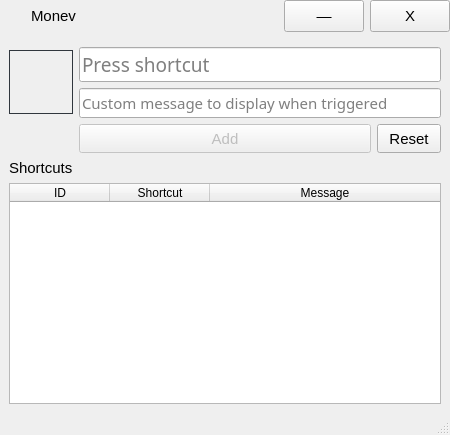
<?xml version="1.0" encoding="UTF-8"?>
<ui version="4.0">
 <class>app_window</class>
 <widget class="QMainWindow" name="app_window">
  <property name="geometry">
   <rect>
    <x>0</x>
    <y>0</y>
    <width>450</width>
    <height>435</height>
   </rect>
  </property>
  <property name="minimumSize">
   <size>
    <width>450</width>
    <height>435</height>
   </size>
  </property>
  <property name="font">
   <font>
    <pointsize>9</pointsize>
   </font>
  </property>
  <property name="windowTitle">
   <string>Monev</string>
  </property>
  <property name="tabShape">
   <enum>QTabWidget::Rounded</enum>
  </property>
  <widget class="QWidget" name="centralwidget">
   <property name="font">
    <font>
     <pointsize>9</pointsize>
    </font>
   </property>
   <property name="styleSheet">
    <string notr="true"/>
   </property>
   <layout class="QGridLayout" name="main_layout">
    <property name="leftMargin">
     <number>0</number>
    </property>
    <property name="topMargin">
     <number>0</number>
    </property>
    <property name="rightMargin">
     <number>0</number>
    </property>
    <property name="bottomMargin">
     <number>0</number>
    </property>
    <property name="horizontalSpacing">
     <number>6</number>
    </property>
    <item row="0" column="0" colspan="4">
     <widget class="QWidget" name="title_bar" native="true">
      <property name="minimumSize">
       <size>
        <width>0</width>
        <height>32</height>
       </size>
      </property>
      <property name="styleSheet">
       <string notr="true"/>
      </property>
      <property name="cls" stdset="0">
       <string>title_bar</string>
      </property>
      <layout class="QHBoxLayout" name="title_bar_layout">
       <property name="spacing">
        <number>6</number>
       </property>
       <property name="leftMargin">
        <number>9</number>
       </property>
       <property name="topMargin">
        <number>0</number>
       </property>
       <property name="rightMargin">
        <number>0</number>
       </property>
       <property name="bottomMargin">
        <number>0</number>
       </property>
       <item>
        <widget class="QLabel" name="app_icon">
         <property name="minimumSize">
          <size>
           <width>16</width>
           <height>16</height>
          </size>
         </property>
         <property name="maximumSize">
          <size>
           <width>16</width>
           <height>16</height>
          </size>
         </property>
         <property name="text">
          <string/>
         </property>
         <property name="pixmap">
          <pixmap resource="resources.qrc">:/icons/icons/monev.png</pixmap>
         </property>
         <property name="scaledContents">
          <bool>true</bool>
         </property>
        </widget>
       </item>
       <item>
        <widget class="QLabel" name="app_title">
         <property name="font">
          <font>
           <pointsize>11</pointsize>
          </font>
         </property>
         <property name="styleSheet">
          <string notr="true"/>
         </property>
         <property name="text">
          <string>Monev</string>
         </property>
        </widget>
       </item>
       <item>
        <spacer name="horizontalSpacer">
         <property name="orientation">
          <enum>Qt::Horizontal</enum>
         </property>
         <property name="sizeHint" stdset="0">
          <size>
           <width>40</width>
           <height>20</height>
          </size>
         </property>
        </spacer>
       </item>
       <item>
        <widget class="QPushButton" name="minimize_btn">
         <property name="minimumSize">
          <size>
           <width>40</width>
           <height>32</height>
          </size>
         </property>
         <property name="font">
          <font>
           <pointsize>11</pointsize>
          </font>
         </property>
         <property name="cursor">
          <cursorShape>PointingHandCursor</cursorShape>
         </property>
         <property name="mouseTracking">
          <bool>false</bool>
         </property>
         <property name="text">
          <string>—</string>
         </property>
        </widget>
       </item>
       <item>
        <widget class="QPushButton" name="close_btn">
         <property name="sizePolicy">
          <sizepolicy hsizetype="Fixed" vsizetype="Fixed">
           <horstretch>0</horstretch>
           <verstretch>0</verstretch>
          </sizepolicy>
         </property>
         <property name="minimumSize">
          <size>
           <width>32</width>
           <height>32</height>
          </size>
         </property>
         <property name="font">
          <font>
           <pointsize>11</pointsize>
          </font>
         </property>
         <property name="cursor">
          <cursorShape>PointingHandCursor</cursorShape>
         </property>
         <property name="styleSheet">
          <string notr="true"/>
         </property>
         <property name="text">
          <string>X</string>
         </property>
         <property name="flat">
          <bool>false</bool>
         </property>
        </widget>
       </item>
      </layout>
     </widget>
    </item>
    <item row="6" column="0" colspan="4">
     <layout class="QGridLayout" name="app_layout">
      <property name="leftMargin">
       <number>9</number>
      </property>
      <property name="topMargin">
       <number>9</number>
      </property>
      <property name="rightMargin">
       <number>9</number>
      </property>
      <property name="bottomMargin">
       <number>9</number>
      </property>
      <item row="17" column="0">
       <widget class="QLabel" name="label">
        <property name="font">
         <font>
          <pointsize>11</pointsize>
         </font>
        </property>
        <property name="text">
         <string>Shortcuts</string>
        </property>
       </widget>
      </item>
      <item row="0" column="0" rowspan="2">
       <widget class="QLabel" name="notification_icon">
        <property name="sizePolicy">
         <sizepolicy hsizetype="Minimum" vsizetype="Expanding">
          <horstretch>0</horstretch>
          <verstretch>0</verstretch>
         </sizepolicy>
        </property>
        <property name="minimumSize">
         <size>
          <width>64</width>
          <height>64</height>
         </size>
        </property>
        <property name="maximumSize">
         <size>
          <width>64</width>
          <height>64</height>
         </size>
        </property>
        <property name="font">
         <font>
          <pointsize>11</pointsize>
         </font>
        </property>
        <property name="cursor">
         <cursorShape>PointingHandCursor</cursorShape>
        </property>
        <property name="styleSheet">
         <string notr="true">border: 1px solid #30363d;</string>
        </property>
        <property name="text">
         <string/>
        </property>
        <property name="pixmap">
         <pixmap resource="resources.qrc">:/icons/icons/monev.png</pixmap>
        </property>
        <property name="scaledContents">
         <bool>true</bool>
        </property>
        <property name="alignment">
         <set>Qt::AlignCenter</set>
        </property>
        <property name="wordWrap">
         <bool>false</bool>
        </property>
       </widget>
      </item>
      <item row="19" column="0" colspan="4">
       <widget class="QTableWidget" name="shortcuts_table">
        <property name="minimumSize">
         <size>
          <width>356</width>
          <height>0</height>
         </size>
        </property>
        <property name="selectionBehavior">
         <enum>QAbstractItemView::SelectRows</enum>
        </property>
        <attribute name="horizontalHeaderMinimumSectionSize">
         <number>16</number>
        </attribute>
        <attribute name="horizontalHeaderStretchLastSection">
         <bool>true</bool>
        </attribute>
        <attribute name="verticalHeaderVisible">
         <bool>false</bool>
        </attribute>
        <column>
         <property name="text">
          <string>ID</string>
         </property>
         <property name="textAlignment">
          <set>AlignCenter</set>
         </property>
        </column>
        <column>
         <property name="text">
          <string>Shortcut</string>
         </property>
         <property name="textAlignment">
          <set>AlignCenter</set>
         </property>
        </column>
        <column>
         <property name="text">
          <string>Message</string>
         </property>
         <property name="textAlignment">
          <set>AlignCenter</set>
         </property>
        </column>
       </widget>
      </item>
      <item row="0" column="1" colspan="3">
       <widget class="QKeySequenceEdit" name="shortcut_input">
        <property name="sizePolicy">
         <sizepolicy hsizetype="Minimum" vsizetype="Fixed">
          <horstretch>0</horstretch>
          <verstretch>0</verstretch>
         </sizepolicy>
        </property>
        <property name="minimumSize">
         <size>
          <width>256</width>
          <height>0</height>
         </size>
        </property>
        <property name="font">
         <font>
          <family>Leelawadee</family>
          <pointsize>14</pointsize>
         </font>
        </property>
        <property name="cursor">
         <cursorShape>IBeamCursor</cursorShape>
        </property>
       </widget>
      </item>
      <item row="1" column="1" colspan="3">
       <widget class="QLineEdit" name="shortcut_message">
        <property name="sizePolicy">
         <sizepolicy hsizetype="Preferred" vsizetype="Fixed">
          <horstretch>0</horstretch>
          <verstretch>0</verstretch>
         </sizepolicy>
        </property>
        <property name="minimumSize">
         <size>
          <width>256</width>
          <height>29</height>
         </size>
        </property>
        <property name="font">
         <font>
          <family>Leelawadee</family>
          <pointsize>11</pointsize>
          <weight>50</weight>
          <bold>false</bold>
         </font>
        </property>
        <property name="placeholderText">
         <string>Custom message to display when triggered</string>
        </property>
       </widget>
      </item>
      <item row="2" column="3">
       <widget class="QPushButton" name="reset_shortcut_btn">
        <property name="sizePolicy">
         <sizepolicy hsizetype="Expanding" vsizetype="Fixed">
          <horstretch>0</horstretch>
          <verstretch>0</verstretch>
         </sizepolicy>
        </property>
        <property name="minimumSize">
         <size>
          <width>64</width>
          <height>29</height>
         </size>
        </property>
        <property name="maximumSize">
         <size>
          <width>64</width>
          <height>16777215</height>
         </size>
        </property>
        <property name="font">
         <font>
          <pointsize>11</pointsize>
         </font>
        </property>
        <property name="cursor">
         <cursorShape>PointingHandCursor</cursorShape>
        </property>
        <property name="text">
         <string>Reset</string>
        </property>
       </widget>
      </item>
      <item row="2" column="1" colspan="2">
       <widget class="QPushButton" name="add_shortcut_btn">
        <property name="enabled">
         <bool>false</bool>
        </property>
        <property name="sizePolicy">
         <sizepolicy hsizetype="Minimum" vsizetype="Fixed">
          <horstretch>0</horstretch>
          <verstretch>0</verstretch>
         </sizepolicy>
        </property>
        <property name="minimumSize">
         <size>
          <width>0</width>
          <height>29</height>
         </size>
        </property>
        <property name="font">
         <font>
          <pointsize>11</pointsize>
         </font>
        </property>
        <property name="cursor">
         <cursorShape>PointingHandCursor</cursorShape>
        </property>
        <property name="text">
         <string>Add</string>
        </property>
       </widget>
      </item>
     </layout>
    </item>
   </layout>
  </widget>
  <widget class="QStatusBar" name="statusbar"/>
  <action name="actionAbout">
   <property name="text">
    <string>About</string>
   </property>
  </action>
 </widget>
 <resources>
  <include location="resources.qrc"/>
 </resources>
 <connections/>
</ui>
